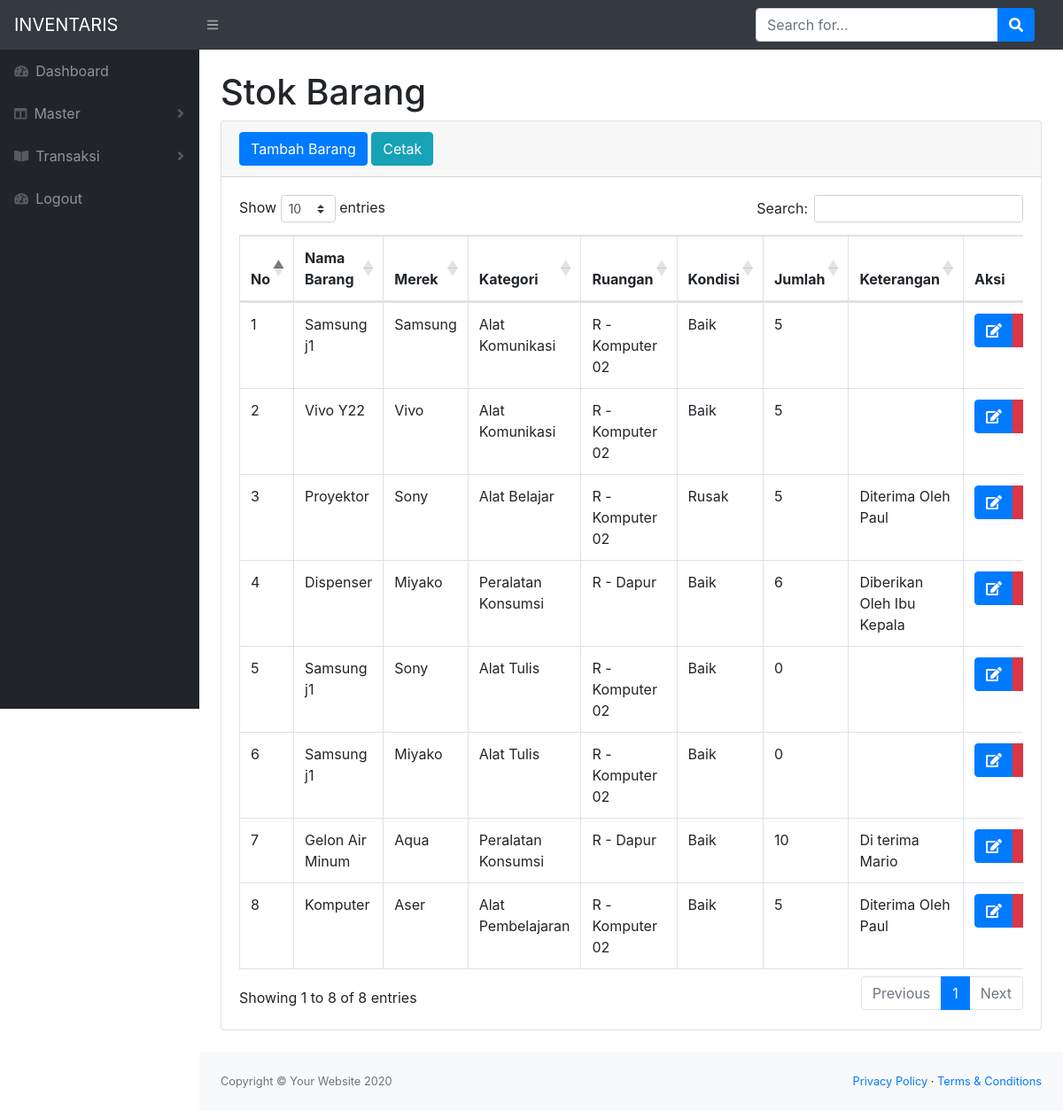
Screenshot of /stok_barang.php with the database file from the repository.
### tables this page shows
CREATE TABLE `tb_stok` (
  `id_stok` int(11) NOT NULL,
  `nama_barang` varchar(100) NOT NULL,
  `jumlah_stok` int(11) NOT NULL,
  `keterangan_barang` varchar(100) NOT NULL,
  `id_merek` int(11) NOT NULL,
  `id_kategori` int(11) NOT NULL,
  `id_kondisi_barang` int(11) NOT NULL,
  `id_ruangan` int(11) NOT NULL
);

CREATE TABLE `tb_merek` (
  `id_merek` int(11) NOT NULL,
  `nama_merek` varchar(100) NOT NULL,
  `keterangan` varchar(100) NOT NULL,
  `id_stok` int(11) NOT NULL
);

CREATE TABLE `tb_kategori` (
  `id_kategori` int(11) NOT NULL,
  `nama_kategori` varchar(100) NOT NULL,
  `keterangan` varchar(100) NOT NULL,
  `id_stok` int(11) NOT NULL
);

CREATE TABLE `tb_ruangan` (
  `id_ruangan` int(11) NOT NULL,
  `nama_ruangan` varchar(100) NOT NULL,
  `id_stok` int(11) NOT NULL
);

CREATE TABLE `tb_kondisi_barang` (
  `id_kondisi_barang` int(11) NOT NULL,
  `kondisi_barang` varchar(100) NOT NULL
);

### stok_barang.php (the view, shortened to what this page needs)
<?php
require 'function.php';
?>
<!DOCTYPE html>
<html lang="en">
    <head>
        <link href="css/styles.css" rel="stylesheet" />
        <link href="https://cdn.datatables.net/1.10.20/css/dataTables.bootstrap4.min.css" rel="stylesheet" />
    </head>
    <body class="sb-nav-fixed">
        <nav class="sb-topnav navbar navbar-expand navbar-dark bg-dark">
            <a class="navbar-brand" href="index.html">INVENTARIS</a>
            <button class="btn btn-link btn-sm order-1 order-lg-0" id="sidebarToggle" href="#"><i class="fas fa-bars"></i></button>
            <form class="d-none d-md-inline-block form-inline ml-auto mr-0 mr-md-3 my-2 my-md-0">
                <div class="input-group">
                    <input class="form-control" type="text" placeholder="Search for..." aria-label="Search" aria-describedby="basic-addon2" />
                    <div class="input-group-append">
                        <button class="btn btn-primary" type="button"><i class="fas fa-search"></i></button>
                    </div>
                </div>
            </form>
        </nav>
        <div id="layoutSidenav">
            <div id="layoutSidenav_nav">
                <nav class="sb-sidenav accordion sb-sidenav-dark" id="sidenavAccordion">
                    <div class="sb-sidenav-menu">
                        <div class="nav">
                            <a class="nav-link" href="index.php">
                                <div class="sb-nav-link-icon"><i class="fas fa-tachometer-alt"></i></div>
                                Dashboard
                            </a>
                            <a class="nav-link collapsed" href="#" data-toggle="collapse" data-target="#collapseLayouts" aria-expanded="false" aria-controls="collapseLayouts">
                                <div class="sb-nav-link-icon"><i class="fas fa-columns"></i></div>
                                Master
                                <div class="sb-sidenav-collapse-arrow"><i class="fas fa-angle-down"></i></div>
                            </a>
                            <a class="nav-link collapsed" href="#" data-toggle="collapse" data-target="#collapsePages" aria-expanded="false" aria-controls="collapsePages">
                                <div class="sb-nav-link-icon"><i class="fas fa-book-open"></i></div>
                                Transaksi
                                <div class="sb-sidenav-collapse-arrow"><i class="fas fa-angle-down"></i></div>
                            </a>
                            <a class="nav-link" href="login.php">
                                <div class="sb-nav-link-icon"><i class="fas fa-tachometer-alt"></i></div>
                                Logout
                            </a>
                        </div>
                </nav>
            </div>
            <div id="layoutSidenav_content">
                <main>
                    <div class="container-fluid">
                        <h1 class="mt-4">Stok Barang</h1>
                        <div class="card mb-4">
                            <div class="card-header">
                                <button type="button" class="btn btn-primary" data-toggle="modal" data-target="#myModal">
                                    Tambah Barang
                                </button>
                                <a href="export/export_dataBarang.php" class="btn btn-info" target="_blank">Cetak</a>
                            </div>
                            <div class="card-body">
                                <div class="table-responsive">
                                    <table class="table table-bordered" id="dataTable" width="100%" cellspacing="0">
                                        <thead>
                                            <tr>
                                                <th>No</th>
                                                <th>Nama Barang</th>
                                                <th>Merek</th>
                                                <th>Kategori</th>
                                                <th>Ruangan</th>
                                                <th>Kondisi</th>
                                                <th>Jumlah</th>
                                                <th>Keterangan</th>
                                                <th>Aksi</th>
                                            </tr>
                                        </thead>
                                        <tbody>
                                            <?php
                                                $i = 1;
                                                $showdataStok = mysqli_query($conn, "SELECT * FROM tb_stok
                                                INNER JOIN tb_merek ON tb_merek.id_merek = tb_stok.id_merek
                                                INNER JOIN tb_kategori ON tb_kategori.id_kategori = tb_stok.id_kategori
                                                INNER JOIN tb_ruangan ON tb_ruangan.id_ruangan = tb_stok.id_ruangan
                                                INNER JOIN tb_kondisi_barang ON tb_kondisi_barang.id_kondisi_barang = tb_stok.id_kondisi_barang
                                                ");
                                                while($data = mysqli_fetch_array($showdataStok)){
                                            ?>
                                                <tr>
                                                    <td><?=$i++;?></td>
                                                    <td><?=$data['nama_barang'];?></td>
                                                    <td><?=$data['nama_merek'];?></td>
                                                    <td><?=$data['nama_kategori'];?></td>
                                                    <td><?=$data['nama_ruangan'];?></td>
                                                    <td><?=$data['kondisi_barang'];?></td>
                                                    <td><?=$data['jumlah_stok'];?></td>
                                                    <td><?=$data['keterangan_barang'];?></td>
                                                    <td>
                                                        <div class="btn-group" role="group" aria-label="Tombol Edit dan Delete" data-toggle="modal" data-target="#edit<?=$data['id_stok'];?>">
                                                            <button type="button" class="btn btn-primary">
                                                                <i class="fas fa-edit"></i>
                                                            </button>
                                                            <button type="button" class="btn btn-danger" data-toggle="modal" data-target="#delete<?=$data['id_stok'];?>">
                                                            </button>
                                                        </div>
                                                    </td>
                                                </tr>
                                            <?php
                                                }
                                            ?>
                                        </tbody>
                                    </table>
                                </div>
                            </div>
                        </div>
                    </div>
                </main>
                <footer class="py-4 bg-light mt-auto">
                    <div class="container-fluid">
                        <div class="d-flex align-items-center justify-content-between small">
                            <div class="text-muted">Copyright &copy; Your Website 2020</div>
                            <div>
                                <a href="#">Privacy Policy</a>
                                &middot;
                                <a href="#">Terms &amp; Conditions</a>
                            </div>
                        </div>
                    </div>
                </footer>
            </div>
        </div>
    </body>
</html>

### rows the page displays
tb_stok: nama_barang "Samsung j1", id_merek.nama_merek "Samsung", id_kategori.nama_kategori "Alat Komunikasi", id_ruangan.nama_ruangan "R - Komputer 02", id_kondisi_barang.kondisi_barang "Baik", jumlah_stok "5"
tb_stok: nama_barang "Vivo Y22", id_merek.nama_merek "Vivo", id_kategori.nama_kategori "Alat Komunikasi", id_ruangan.nama_ruangan "R - Komputer 02", id_kondisi_barang.kondisi_barang "Baik", jumlah_stok "5"
tb_stok: nama_barang "Proyektor", id_merek.nama_merek "Sony", id_kategori.nama_kategori "Alat Belajar", id_ruangan.nama_ruangan "R - Komputer 02", id_kondisi_barang.kondisi_barang "Rusak", jumlah_stok "5", keterangan_barang "Diterima Oleh Paul"
tb_stok: nama_barang "Dispenser", id_merek.nama_merek "Miyako", id_kategori.nama_kategori "Peralatan Konsumsi", id_ruangan.nama_ruangan "R - Dapur", id_kondisi_barang.kondisi_barang "Baik", jumlah_stok "6", keterangan_barang "Diberikan Oleh Ibu Kepala"
tb_stok: nama_barang "Samsung j1", id_merek.nama_merek "Sony", id_kategori.nama_kategori "Alat Tulis", id_ruangan.nama_ruangan "R - Komputer 02", id_kondisi_barang.kondisi_barang "Baik", jumlah_stok "0"
tb_stok: nama_barang "Samsung j1", id_merek.nama_merek "Miyako", id_kategori.nama_kategori "Alat Tulis", id_ruangan.nama_ruangan "R - Komputer 02", id_kondisi_barang.kondisi_barang "Baik", jumlah_stok "0"
tb_stok: nama_barang "Gelon Air Minum", id_merek.nama_merek "Aqua", id_kategori.nama_kategori "Peralatan Konsumsi", id_ruangan.nama_ruangan "R - Dapur", id_kondisi_barang.kondisi_barang "Baik", jumlah_stok "10", keterangan_barang "Di terima Mario"
tb_stok: nama_barang "Komputer", id_merek.nama_merek "Aser", id_kategori.nama_kategori "Alat Pembelajaran", id_ruangan.nama_ruangan "R - Komputer 02", id_kondisi_barang.kondisi_barang "Baik", jumlah_stok "5", keterangan_barang "Diterima Oleh Paul"
